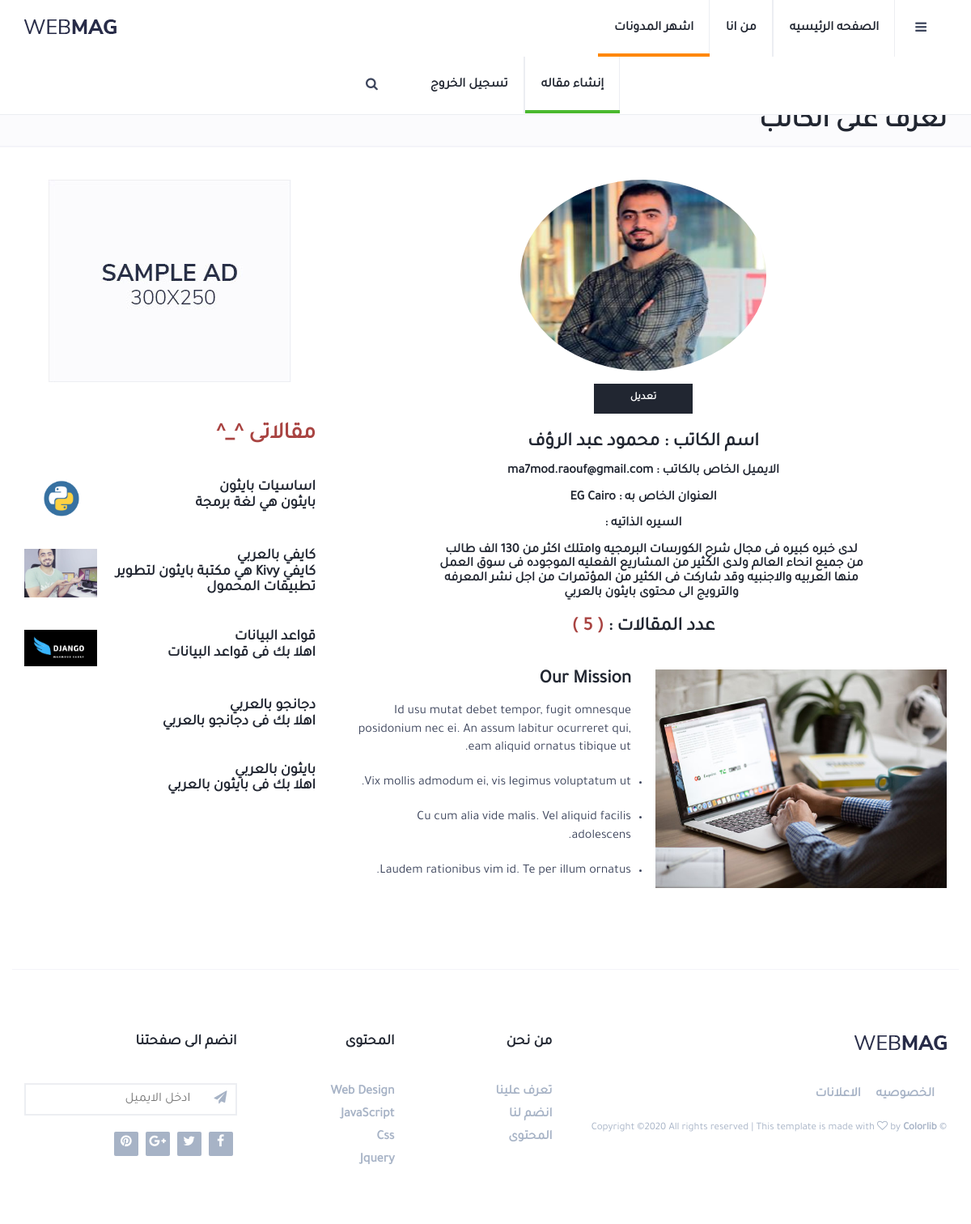
The page /user/profile/ (signed in) on the database its author committed.
### user/models.py (models this page shows, shortened)
class Profile(models.Model):
    user = models.OneToOneField(User , verbose_name=_("user_profile"), on_delete=models.CASCADE)
    image = models.ImageField(_("الصوره : "), upload_to='user-image')
    country = CountryField(_("العنوان :"))
    address = models.CharField(max_length=50, blank=True, null=True)
    who_i = models.TextField(_("السيره الذاتيه :"), max_length=300)
    slug = models.SlugField(_("Slug :"),blank=True, null=True)
    class Meta:
        verbose_name = 'Profile'
        verbose_name_plural = 'Profiles'

### blog/models.py (models this page shows, shortened)
class Post(models.Model):
    title = models.CharField(_("العنوان :"), max_length=50)
    short_description = models.TextField(_("وصف صغير :"), max_length=100)
    description = models.TextField(_("الوصف :"), max_length=500)
    image = models.ImageField(_("الصوره :"), upload_to='image', blank=True, null=True  )
    created_in = models.DateTimeField(_("انشاء فى :"),auto_now_add=True, blank=True, null=True)
    update_by = models.DateTimeField(_("تم التحديث :"),auto_now_add=True, blank=True, null=True)
    author = models.ForeignKey(User , related_name='author', on_delete=models.CASCADE)
    slug = models.SlugField(_("Slug :"), blank=True, null=True)
    class Meta:
        verbose_name = _("Post")
        verbose_name_plural = _("Posts")
        ordering = ('-created_in', )

### user/views.py (the view)
# urls.py: path('profile/' , views.profile , name='profile'),
@login_required(login_url='user:login') #For redirect user to login page if he want go to profile but he didn't login
def profile(request):
    user_count_posts = Post.objects.filter(author =request.user)
    paginator = Paginator(user_count_posts , 1)
    page_number = request.GET.get('page')
    posts = paginator.get_page(page_number)
    return render(request , 'user/profile.html', {
        'title' : 'الصفحه الشخصيه' ,
        'posts' : posts,
        'user_count_posts' : user_count_posts,
    })

### user/templates/user/profile.html (shortened to what this page needs)
{% extends "base.html" %}
{% load static %}
{% block content %}
			<div class="page-header" style="padding-top: 10px; padding-bottom: 10px;">
				<div class="container">
					<div class="row">
						<div class="col-md-10">
							<ul class="page-header-breadcrumb">
								<li><a href="index.html">الصفحه الرئيسيه</a></li>
								<li>من انا</li>
							</ul>
							<h1>تعرف على الكاتب</h1>
						</div>
					</div>
				</div>
			</div>
		<div class="section">
			<div class="container">
				<div class="row">
					<div class="col-md-8">
						<div class="section-row text-center">
							{% if user.profile.image %}
							<img class="img-circle border mb-3" width="304" height="236"
							src="{{user.profile.image.url}}" style="margin-bottom: 16px;">
							{% else %}
							<img class="img-circle border mb-3" width="304" height="236"
							src="{% static 'blog/img/author.png'%}" style="margin-bottom: 16px;">
							{% endif %}
							<br>
							<a href="{% url 'user:update_profile' %}">
								<input type="submit" class="primary-button" value="تعديل">
							</a>
							<br>
							<br>
							<h3 class="">اسم الكاتب : <span>{{user.first_name}} {{user.last_name}}</span></h3>
							<h4>الايميل الخاص بالكاتب : {{user.email}}</h4>
							<h4>العنوان الخاص به : {{user.profile.country}} {{user.profile.address}}</h4>
							<h4>السيره الذاتيه :</h4>
							<h4  style="width :53rem; margin-right: 10rem;"><p>{{user.profile.who_i}}</p></h4>
							<h3 >عدد المقالات : <span class="text-danger">( {{user_count_posts.count}} )</span></h3>
						</div>
						<div class="row section-row">
							<div class="col-md-6">
								<figure class="figure-img">
									<img class="img-responsive" src="{% static 'blog/img/about-2.jpg'%}" >
								</figure>
							</div>
							<div class="col-md-6">
								<h3>Our Mission</h3>
								<p>Id usu mutat debet tempor, fugit omnesque posidonium nec ei. An assum labitur ocurreret qui, eam aliquid ornatus tibique ut.</p>
								<ul class="list-style">
									<li><p>Vix mollis admodum ei, vis legimus voluptatum ut.</p></li>
									<li><p>Cu cum alia vide malis. Vel aliquid facilis adolescens.</p></li>
									<li><p>Laudem rationibus vim id. Te per illum ornatus.</p></li>
								</ul>
							</div>
						</div>
					</div>
					<div class="col-md-4">
						<div class="aside-widget text-center">
							<a href="#" style="display: inline-block;margin: auto;">
								<img class="img-responsive" src="{% static 'blog/img/ad-1.jpg'%}" alt="">
							</a>
						</div>
						<div class="aside-widget">
							<div class="section-title">
								<h2 class="text-danger">مقالاتى ^_^</h2>
							</div>
							{% for post in user_count_posts %}
							<div class="post post-widget">
								{% if post.image %}
								<a class="post-img" href="blog-post.html"><img src="{{post.image.url}}" alt=""></a>
								{% endif %}
								<div class="post-body">
									<h3 class="post-title"><a href="blog-post.html">{{post.title}}</a></h3>
									<h3 class="post-title"><a href="blog-post.html">{{post.short_description}}</a></h3>
								</div>
							</div>
							{% endfor %}
						</div>
					</div>
				</div>
			</div>
		</div>
{% endblock %}

### static/blog/css/style.css (style rules this page uses)
body { font-family: 'Tajawal', sans-serif; font-size: 16px; font-weight: 300; color: #3d455c; margin: 0; padding: 0; overflow-x: hidden; }
h1, h2, h3, h4, h5, h6 { font-family: 'Tajawal', sans-serif; font-weight: 700; color: #212631; margin: 0px 0px 15px; }
h1 { font-size: 34px; }
h2 { font-size: 28px; }
h3 { font-size: 23px; }
h4 { font-size: 16px; }
a { font-weight: 600; color: #212631; text-decoration: none; }
p { margin: 0px 0px 20px; }
ul,ol { margin: 0; padding: 0; list-style: none }
ul.list-style, ol.list-style { padding-left: 15px; margin-bottom: 10px; }
ul.list-style { list-style-type: disc; }
figure.figure-img { margin-bottom:20px; }
.primary-button { padding: 9px 45px; border: none; background-color: #212631; font-weight: 600; text-transform: uppercase; font-size: 13px; color: #fff; -webkit-transition: 0.2s opacity; transition: 0.2s opacity; }
.section { padding-top: 40px; }
.section .section-title { margin-bottom: 40px; }
.section .section-title h2 { text-transform: capitalize; font-size: 28px; }
.section-row { margin-bottom:40px; }
.page-header { position: relative; margin: 0; background-color: #fbfbfd; border-bottom: 2px solid #F4f4f9; }
.page-header h1 { text-transform: capitalize; margin-bottom: 0px; }
.page-header .page-header-breadcrumb { margin: 15px 0px; }
.page-header .page-header-breadcrumb li { display: inline-block; }
.page-header .page-header-breadcrumb li, .page-header .page-header-breadcrumb li a { font-size: 13px; text-transform: capitalize; color: #a7b3c6; }
.page-header .page-header-breadcrumb li a { -webkit-transition: 0.2s color; transition: 0.2s color; }
.page-header .page-header-breadcrumb li + li:before { content: '/'; display: inline-block; margin: 0px 10px; }
.post { margin-bottom: 40px; }
.post .post-img { display: block; -webkit-transition: 0.2s opacity; transition: 0.2s opacity; }
.post .post-img > img { width: 100%; }
.post .post-title { font-size: 18px; margin-bottom: 0px; }
.post.post-widget:after { content: ''; display: block; clear: both; }
.post.post-widget .post-img { width: 90px; float: left; margin-right: 15px; }
.post.post-widget .post-img img { width: 100%; }
.post.post-widget .post-title { font-size: 18px; }
.aside-widget { margin-bottom: 40px; width: 360px !important; }

### rows shown on the page
Post: image (picture), title "اساسيات بايثون", short_description "بايثون هي لغة برمجة"
Post: image (picture), title "كايفي بالعربي", short_description "كايفي Kivy هي مكتبة بايثون لتطوير تطبيقات المحمول"
Post: image (picture), title "قواعد البيانات", short_description "اهلا بك فى قواعد البيانات"
Post: title "دجانجو بالعربي", short_description "اهلا بك فى دجانجو بالعربي"
Post: title "بايثون بالعربي", short_description "اهلا بك فى بايثون بالعربي"

### other values the page prints
{{ user.first_name }} "محمود عبد"
{{ user.last_name }} "الرؤف"
{{ user.email }} "ma7mod.raouf@gmail.com"
{{ user.profile.country }} "EG"
{{ user.profile.address }} "Cairo"
{{ user_count_posts.count }} "5"
